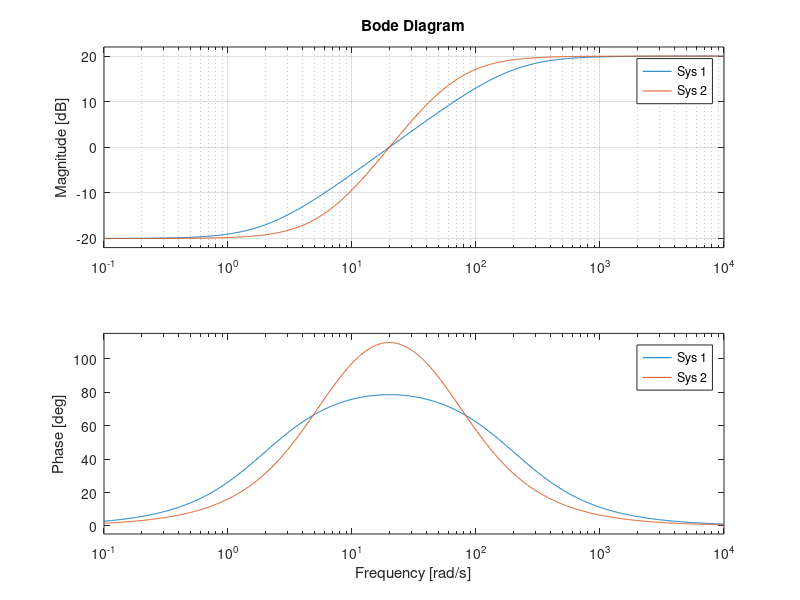

Recreate this plot in MATLAB.
clear all;
close all;
clc;

A = 0.1;
Wb = 20;
M = 10;
s = tf('s');
Wp1 = (s/M+Wb)/(s+Wb*A);
Wp2 = (s/sqrt(M)+Wb)^2/(s+Wb*sqrt(A))^2;
bode(1/Wp1,1/Wp2);grid;